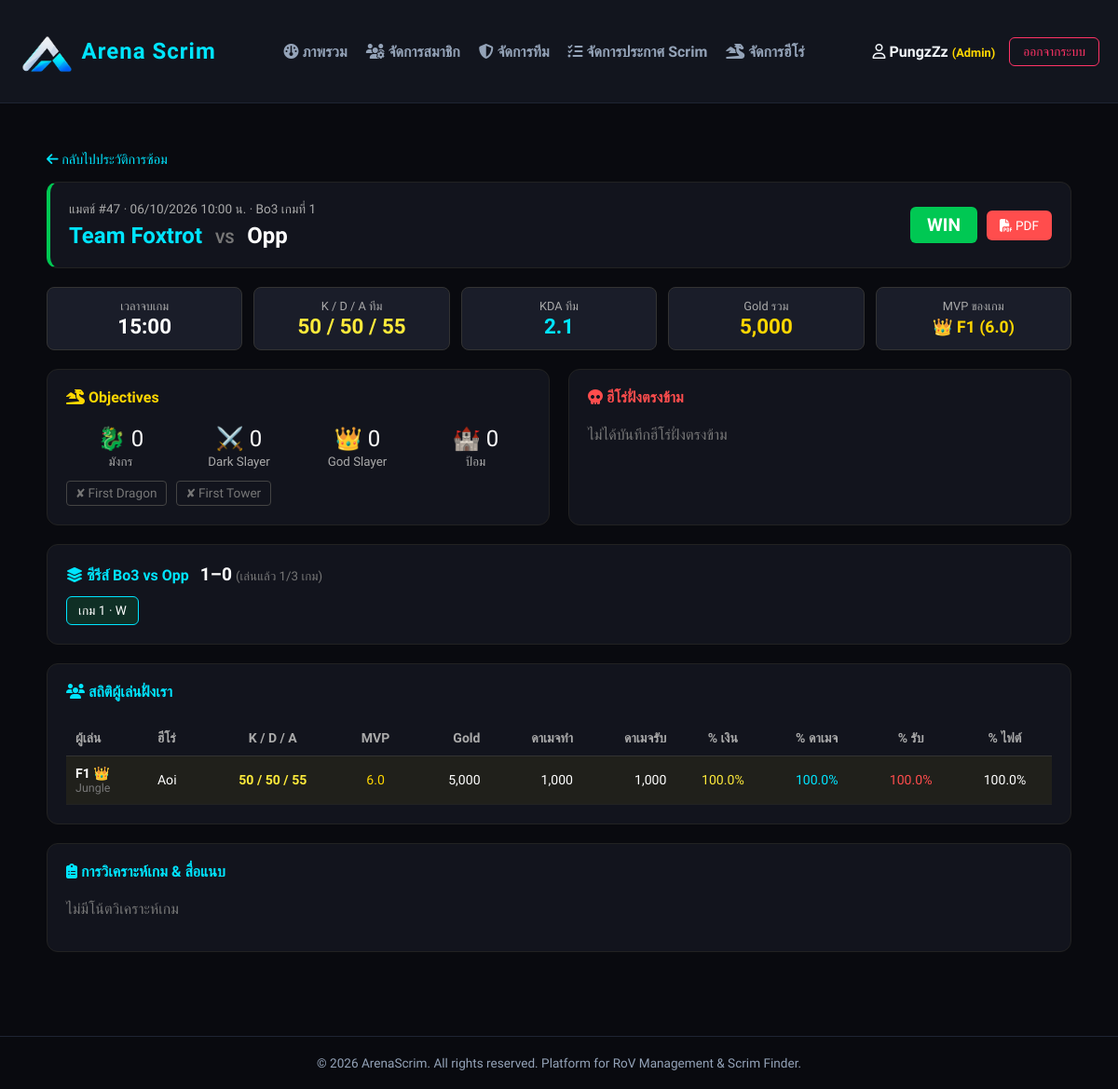
The app's page /ArenaScrim/ArenaScrim_test/user/match-detail.php?id=47 (signed in) with its own data.
### tables this page shows
CREATE TABLE `scrim_matches` (
  `match_id` int(11) NOT NULL,
  `team_id` int(11) NOT NULL,
  `series_id` int(11) DEFAULT NULL,
  `opponent_name` varchar(100) NOT NULL,
  `match_result` enum('WIN','LOSS') NOT NULL,
  `match_date` datetime DEFAULT current_timestamp(),
  `match_type` varchar(10) DEFAULT 'Bo3',
  `game_number` int(11) DEFAULT 1,
  `match_duration` varchar(10) DEFAULT NULL,
  `replay_url` varchar(255) DEFAULT NULL,
  `match_note` text DEFAULT NULL,
  `enemy_hero_1` varchar(50) DEFAULT NULL,
  `enemy_hero_2` varchar(50) DEFAULT NULL,
  `enemy_hero_3` varchar(50) DEFAULT NULL,
  `enemy_hero_4` varchar(50) DEFAULT NULL,
  `enemy_hero_5` varchar(50) DEFAULT NULL,
  `match_image_url` varchar(255) DEFAULT NULL,
  `team_dragons` int(11) DEFAULT 0,
  `team_slayers` int(11) DEFAULT 0,
  `team_towers` int(11) DEFAULT 0,
  `first_dragon` tinyint(1) DEFAULT 0,
  `first_tower` tinyint(1) DEFAULT 0,
  `team_god_slayers` int(11) DEFAULT 0
);

CREATE TABLE `teams` (
  `team_id` int(11) NOT NULL,
  `team_name` varchar(100) NOT NULL,
  `team_tag` varchar(10) NOT NULL,
  `leader_id` int(11) DEFAULT NULL COMMENT 'โค้ชของทีม (NULL = ไม่มีโค้ช)',
  `discord_link` varchar(255) DEFAULT NULL,
  `facebook_link` varchar(255) DEFAULT NULL,
  `line_id` varchar(100) DEFAULT NULL,
  `created_at` timestamp NOT NULL DEFAULT current_timestamp()
);

CREATE TABLE `match_player_stats` (
  `stat_id` int(11) NOT NULL,
  `match_id` int(11) NOT NULL,
  `member_id` int(11) NOT NULL,
  `hero_name` varchar(50) NOT NULL,
  `kills` int(11) DEFAULT 0,
  `deaths` int(11) DEFAULT 0,
  `assists` int(11) DEFAULT 0,
  `mvp_score` decimal(3,1) DEFAULT 0.0,
  `gold` int(11) DEFAULT 0,
  `damage_dealt` int(11) DEFAULT 0,
  `damage_taken` int(11) DEFAULT 0,
  `participation_rate` decimal(4,1) DEFAULT 0.0,
  `gold_share` decimal(5,2) DEFAULT 0.00 COMMENT '% เงินของทีม',
  `damage_share` decimal(5,2) DEFAULT 0.00 COMMENT '% ดาเมจที่ทำ',
  `taken_share` decimal(5,2) DEFAULT 0.00 COMMENT '% ดาเมจที่รับ'
);

CREATE TABLE `team_members` (
  `member_id` int(11) NOT NULL,
  `team_id` int(11) NOT NULL,
  `user_id` int(11) DEFAULT NULL COMMENT 'บัญชีที่เพิ่มรายชื่อ (ไม่ใช่บัญชีของผู้เล่น — D-11)',
  `in_game_name` varchar(100) NOT NULL,
  `main_role` varchar(50) DEFAULT NULL,
  `nickname` varchar(100) DEFAULT NULL COMMENT 'ชื่อเล่น',
  `fullname` varchar(255) DEFAULT NULL COMMENT 'ชื่อ-นามสกุลจริง',
  `open_id` varchar(100) DEFAULT NULL COMMENT 'OpenID ในเกม',
  `full_id` varchar(100) DEFAULT NULL COMMENT 'Full ID ตัวละคร',
  `current_rank` varchar(50) DEFAULT NULL COMMENT 'แรงก์ปัจจุบัน',
  `contact` varchar(255) DEFAULT NULL COMMENT 'ช่องทางติดต่อ เช่น Line / Discord',
  `member_note` text DEFAULT NULL COMMENT 'หมายเหตุ ฮีโร่ถนัด ฯลฯ',
  `info_updated_at` datetime DEFAULT NULL COMMENT 'แก้ไขข้อมูลส่วนตัวล่าสุด',
  `joined_at` timestamp NOT NULL DEFAULT current_timestamp()
);

CREATE TABLE `scrim_series` (
  `series_id` int(11) NOT NULL,
  `team_id` int(11) NOT NULL,
  `opponent_name` varchar(100) NOT NULL,
  `best_of` tinyint(1) NOT NULL DEFAULT 3 COMMENT 'Bo1–Bo7 (D-30)',
  `series_date` datetime DEFAULT NULL COMMENT 'เวลานัด/เวลาเกมแรก',
  `request_id` int(11) DEFAULT NULL COMMENT 'มาจากคำขอซ้อมที่ถูกรับ (C4)',
  `created_at` timestamp NOT NULL DEFAULT current_timestamp()
);

### ArenaScrim/ArenaScrim_test/config/functions.php (called while the page is built, shortened)
<?php
function e($value)
{
    return htmlspecialchars((string)($value ?? ''), ENT_QUOTES, 'UTF-8');
}

### ArenaScrim/ArenaScrim_test/user/match-detail.php (the view, shortened to what this page needs)
<?php
require_once '../config/db.php';
$match_id = (int)($_GET['id'] ?? 0);
$stmt = $pdo->prepare("SELECT m.*, t.team_name, t.team_tag, t.leader_id
                       FROM scrim_matches m JOIN teams t ON m.team_id = t.team_id
                       WHERE m.match_id = ?");
$stmt->execute([$match_id]);
$match = $stmt->fetch();
$series_games = [];
$series_info = null;
if ($match['series_id']) {
    $stmt = $pdo->prepare("SELECT match_id, game_number, match_result, match_date FROM scrim_matches WHERE series_id = ? ORDER BY match_date, match_id");
    $stmt->execute([$match['series_id']]);
    $series_games = $stmt->fetchAll();
    $stmt = $pdo->prepare("SELECT best_of, request_id FROM scrim_series WHERE series_id = ?");
    $stmt->execute([$match['series_id']]);
    $series_info = $stmt->fetch();
}
$series_wins = count(array_filter($series_games, function ($g) { return $g['match_result'] === 'WIN'; }));
$stmt = $pdo->prepare("SELECT s.*, tm.in_game_name, tm.main_role
                       FROM match_player_stats s
                       LEFT JOIN team_members tm ON s.member_id = tm.member_id
                       WHERE s.match_id = ?
                       ORDER BY s.stat_id");
$stmt->execute([$match_id]);
$players = $stmt->fetchAll();
$totals = ['kills' => 0, 'deaths' => 0, 'assists' => 0, 'gold' => 0, 'damage_dealt' => 0, 'damage_taken' => 0];
$mvp = null;
foreach ($players as $p) {
    foreach ($totals as $k => $_) {
        $totals[$k] += (int)$p[$k];
    }
    if ($mvp === null || (float)$p['mvp_score'] > (float)$mvp['mvp_score']) {
        $mvp = $p;
    }
}
$team_kda = $totals['deaths'] > 0 ? round(($totals['kills'] + $totals['assists']) / $totals['deaths'], 2) : ($totals['kills'] + $totals['assists']);
$enemy_heroes = array_values(array_filter([
    $match['enemy_hero_1'], $match['enemy_hero_2'], $match['enemy_hero_3'], $match['enemy_hero_4'], $match['enemy_hero_5'],
]));
$is_win = $match['match_result'] === 'WIN';
$card = "background: #12141d; padding: 20px; border-radius: 12px; border: 1px solid #222; margin-bottom: 20px;";
$stat_box = "background: #1a1d29; padding: 12px; border-radius: 8px; border: 1px solid #333; text-align: center;";
include '../includes/header.php';
?>
<div style="max-width: 1100px; margin: 30px auto; color: #fff;">
    <div style="margin-bottom: 15px;">
        <a href="match-history.php" style="color: #00e5ff; text-decoration: none; font-size: 0.9rem;"><i class="fa-solid fa-arrow-left"></i> กลับไปประวัติการซ้อม</a>
    </div>
    <div style="<?= $card ?> border-left: 4px solid <?= $is_win ? '#00c853' : '#d50000' ?>; display: flex; justify-content: space-between; align-items: center; flex-wrap: wrap; gap: 15px;">
        <div>
            <div style="color: #aaa; font-size: 0.85rem;">
                แมตช์ #<?= (int)$match['match_id'] ?> · <?= date('d/m/Y H:i', strtotime($match['match_date'])) ?> น.
                · <?= e($match['match_type']) ?> เกมที่ <?= (int)$match['game_number'] ?>
            </div>
            <h2 style="margin: 6px 0 0 0;">
                <span style="color: #00e5ff;"><?= e($match['team_name']) ?></span>
                <span style="color: #777; font-size: 1rem; margin: 0 8px;">VS</span>
                <span><?= e($match['opponent_name']) ?></span>
            </h2>
        </div>
        <div style="display: flex; align-items: center; gap: 10px; flex-wrap: wrap;">
            <span style="padding: 8px 18px; border-radius: 6px; font-weight: bold; font-size: 1.2rem; background: <?= $is_win ? '#00c853' : '#d50000' ?>;"><?= e($match['match_result']) ?></span>
            <a href="../actions/export-pdf.php?match_id=<?= (int)$match['match_id'] ?>" target="_blank" style="padding: 8px 14px; background: #ff4d4d; color: #fff; text-decoration: none; border-radius: 6px; font-size: 0.85rem;"><i class="fa-solid fa-file-pdf"></i> PDF</a>
        </div>
    </div>
    <div style="display: grid; grid-template-columns: repeat(5, 1fr); gap: 12px; margin-bottom: 20px;">
        <div style="<?= $stat_box ?>"><div style="color: #aaa; font-size: 0.8rem;">เวลาจบเกม</div><div style="font-size: 1.4rem; font-weight: bold;"><?= e($match['match_duration'] ?: '-') ?></div></div>
        <div style="<?= $stat_box ?>"><div style="color: #aaa; font-size: 0.8rem;">K / D / A ทีม</div><div style="font-size: 1.4rem; font-weight: bold; color: #ffeb3b;"><?= $totals['kills'] ?> / <?= $totals['deaths'] ?> / <?= $totals['assists'] ?></div></div>
        <div style="<?= $stat_box ?>"><div style="color: #aaa; font-size: 0.8rem;">KDA ทีม</div><div style="font-size: 1.4rem; font-weight: bold; color: #00e5ff;"><?= $team_kda ?></div></div>
        <div style="<?= $stat_box ?>"><div style="color: #aaa; font-size: 0.8rem;">Gold รวม</div><div style="font-size: 1.4rem; font-weight: bold; color: #ffd700;"><?= $totals['gold'] ? number_format($totals['gold']) : '-' ?></div></div>
        <div style="<?= $stat_box ?>"><div style="color: #aaa; font-size: 0.8rem;">MVP ของเกม</div><div style="font-size: 1.1rem; font-weight: bold; color: #ffd700; margin-top: 4px;"><?= $mvp ? '👑 ' . e($mvp['in_game_name'] ?? '-') . ' (' . number_format((float)$mvp['mvp_score'], 1) . ')' : '-' ?></div></div>
    </div>
    <div style="display: grid; grid-template-columns: 1fr 1fr; gap: 20px;">
        <div style="<?= $card ?>">
            <h4 style="margin-top: 0; color: #ffd700;"><i class="fa-solid fa-dragon"></i> Objectives</h4>
            <div style="display: grid; grid-template-columns: repeat(4, 1fr); gap: 10px; text-align: center;">
                <div><div style="font-size: 1.5rem;">🐉 <?= (int)$match['team_dragons'] ?></div><small style="color: #aaa;">มังกร</small></div>
                <div><div style="font-size: 1.5rem;">⚔️ <?= (int)$match['team_slayers'] ?></div><small style="color: #aaa;">Dark Slayer</small></div>
                <div><div style="font-size: 1.5rem;">👑 <?= (int)$match['team_god_slayers'] ?></div><small style="color: #aaa;">God Slayer</small></div>
                <div><div style="font-size: 1.5rem;">🏰 <?= (int)$match['team_towers'] ?></div><small style="color: #aaa;">ป้อม</small></div>
            </div>
            <div style="margin-top: 12px; display: flex; gap: 10px; font-size: 0.85rem;">
                <span style="padding: 4px 10px; border-radius: 4px; border: 1px solid <?= $match['first_dragon'] ? '#00c853' : '#444' ?>; color: <?= $match['first_dragon'] ? '#00c853' : '#777' ?>;"><?= $match['first_dragon'] ? '✔' : '✘' ?> First Dragon</span>
                <span style="padding: 4px 10px; border-radius: 4px; border: 1px solid <?= $match['first_tower'] ? '#00c853' : '#444' ?>; color: <?= $match['first_tower'] ? '#00c853' : '#777' ?>;"><?= $match['first_tower'] ? '✔' : '✘' ?> First Tower</span>
            </div>
        </div>
        <div style="<?= $card ?>">
            <h4 style="margin-top: 0; color: #ff4d4d;"><i class="fa-solid fa-skull"></i> ฮีโร่ฝั่งตรงข้าม</h4>
            <?php if ($enemy_heroes): ?>
                <div style="display: flex; flex-wrap: wrap; gap: 8px;">
                    <?php foreach ($enemy_heroes as $h): ?>
                        <span style="padding: 6px 12px; background: rgba(255,77,77,0.1); border: 1px solid #ff4d4d55; border-radius: 6px;"><?= e($h) ?></span>
                    <?php endforeach; ?>
                </div>
            <?php else: ?>
                <p style="color: #777; margin: 0;">ไม่ได้บันทึกฮีโร่ฝั่งตรงข้าม</p>
            <?php endif; ?>
        </div>
    </div>
    <?php if ($series_info): ?>
    <div style="<?= $card ?>">
        <div style="display: flex; justify-content: space-between; align-items: center; flex-wrap: wrap; gap: 10px;">
            <h4 style="margin: 0; color: #00e5ff;"><i class="fa-solid fa-layer-group"></i> ซีรีส์ Bo<?= (int)$series_info['best_of'] ?> vs <?= e($match['opponent_name']) ?>
                <span style="margin-left: 8px; font-size: 1.2rem; color: #fff;"><?= $series_wins ?>–<?= count($series_games) - $series_wins ?></span>
                <small style="color: #777; font-weight: normal;">(เล่นแล้ว <?= count($series_games) ?>/<?= (int)$series_info['best_of'] ?> เกม<?= $series_info['request_id'] ? ' · จากคำขอซ้อม' : '' ?>)</small>
            </h4>
        </div>
        <div style="display: flex; gap: 8px; flex-wrap: wrap; margin-top: 12px;">
            <?php foreach ($series_games as $g): ?>
                <a href="match-detail.php?id=<?= (int)$g['match_id'] ?>" style="padding: 6px 12px; border-radius: 6px; text-decoration: none; color: #fff; font-size: 0.85rem;
                   border: 1px solid <?= (int)$g['match_id'] === $match_id ? '#00e5ff' : '#333' ?>; background: <?= $g['match_result'] === 'WIN' ? 'rgba(0,200,83,0.15)' : 'rgba(213,0,0,0.15)' ?>;">
                    เกม <?= (int)$g['game_number'] ?> · <?= $g['match_result'] === 'WIN' ? 'W' : 'L' ?>
                </a>
            <?php endforeach; ?>
        </div>
    </div>
    <?php endif; ?>
    <div style="<?= $card ?>">
        <h4 style="margin-top: 0; color: #00e5ff;"><i class="fa-solid fa-users"></i> สถิติผู้เล่นฝั่งเรา</h4>
        <div style="overflow-x: auto;">
            <table style="width: 100%; border-collapse: collapse; text-align: left; font-size: 0.88rem; min-width: 900px;">
                <thead>
                    <tr style="border-bottom: 1px solid #333; color: #aaa;">
                        <th style="padding: 10px;">ผู้เล่น</th>
                        <th style="padding: 10px;">ฮีโร่</th>
                        <th style="padding: 10px; text-align: center;">K / D / A</th>
                        <th style="padding: 10px; text-align: center;">MVP</th>
                        <th style="padding: 10px; text-align: right;">Gold</th>
                        <th style="padding: 10px; text-align: right;">ดาเมจทำ</th>
                        <th style="padding: 10px; text-align: right;">ดาเมจรับ</th>
                        <th style="padding: 10px; text-align: center;">% เงิน</th>
                        <th style="padding: 10px; text-align: center;">% ดาเมจ</th>
                        <th style="padding: 10px; text-align: center;">% รับ</th>
                        <th style="padding: 10px; text-align: center;">% ไฟต์</th>
                    </tr>
                </thead>
                <tbody>
                    <?php foreach ($players as $p): ?>
                        <?php $is_mvp = $mvp && $p['stat_id'] === $mvp['stat_id'] && (float)$p['mvp_score'] > 0; ?>
                        <tr style="border-bottom: 1px solid #222; <?= $is_mvp ? 'background: rgba(255,215,0,0.06);' : '' ?>">
                            <td style="padding: 10px;">
                                <a href="member-stats.php?member_id=<?= (int)$p['member_id'] ?>" style="color: #fff; font-weight: bold; text-decoration: none;"><?= e($p['in_game_name'] ?? 'ผู้เล่นที่ถูกลบ') ?></a>
                                <?= $is_mvp ? ' <span title="MVP">👑</span>' : '' ?>
                                <div style="color: #777; font-size: 0.78rem;"><?= e($p['main_role']) ?></div>
                            </td>
                            <td style="padding: 10px;"><?= e($p['hero_name']) ?></td>
                            <td style="padding: 10px; text-align: center; color: #ffeb3b; font-weight: bold;"><?= (int)$p['kills'] ?> / <?= (int)$p['deaths'] ?> / <?= (int)$p['assists'] ?></td>
                            <td style="padding: 10px; text-align: center; color: #ffd700;"><?= number_format((float)$p['mvp_score'], 1) ?></td>
                            <td style="padding: 10px; text-align: right;"><?= $p['gold'] ? number_format($p['gold']) : '-' ?></td>
                            <td style="padding: 10px; text-align: right;"><?= $p['damage_dealt'] ? number_format($p['damage_dealt']) : '-' ?></td>
                            <td style="padding: 10px; text-align: right;"><?= $p['damage_taken'] ? number_format($p['damage_taken']) : '-' ?></td>
                            <td style="padding: 10px; text-align: center; color: #ffeb3b;"><?= number_format((float)$p['gold_share'], 1) ?>%</td>
                            <td style="padding: 10px; text-align: center; color: #00e5ff;"><?= number_format((float)$p['damage_share'], 1) ?>%</td>
                            <td style="padding: 10px; text-align: center; color: #ff4d4d;"><?= number_format((float)$p['taken_share'], 1) ?>%</td>
                            <td style="padding: 10px; text-align: center;"><?= number_format((float)$p['participation_rate'], 1) ?>%</td>
                        </tr>
                    <?php endforeach; ?>
                </tbody>
            </table>
        </div>
    </div>
    <div style="<?= $card ?>">
        <h4 style="margin-top: 0; color: #00e5ff;"><i class="fa-solid fa-clipboard-list"></i> การวิเคราะห์เกม & สื่อแนบ</h4>
        <?php if ($match['match_note']): ?>
            <div style="background: #090a0f; padding: 12px; border-radius: 6px; line-height: 1.6; margin-bottom: 12px;"><?= nl2br(e($match['match_note'])) ?></div>
        <?php else: ?>
            <p style="color: #777;">ไม่มีโน้ตวิเคราะห์เกม</p>
        <?php endif; ?>
    </div>
</div>
<?php include '../includes/footer.php'; ?>

### records on screen
scrim_matches: match_id "47", match_date "06/10/2026 10:00", match_type "Bo3", game_number "1", team.team_name "Team Foxtrot", opponent_name "Opp", match_result "WIN", match_duration "15:00", team_dragons "0", team_slayers "0", team_god_slayers "0", team_towers "0", match_result "1", count($series_games)-$series_wins "0"
match_player_stats: kills "50", deaths "50", assists "55", team_kda "2.1", gold "5,000", member.in_game_name "F1", mvp_score "6.0", member.main_role "Jungle", hero_name "Aoi", damage_dealt "1,000", damage_taken "1,000", gold_share "100.0", damage_share "100.0", taken_share "100.0", participation_rate "100.0"
scrim_series: best_of "3"

### other values on screen
$label "ภาพรวม"
$label "จัดการสมาชิก"
$label "จัดการทีม"
$label "จัดการประกาศ Scrim"
$label "จัดการฮีโร่"
$_SESSION['display_name'] "PungzZz"
count($series_games) "1"
